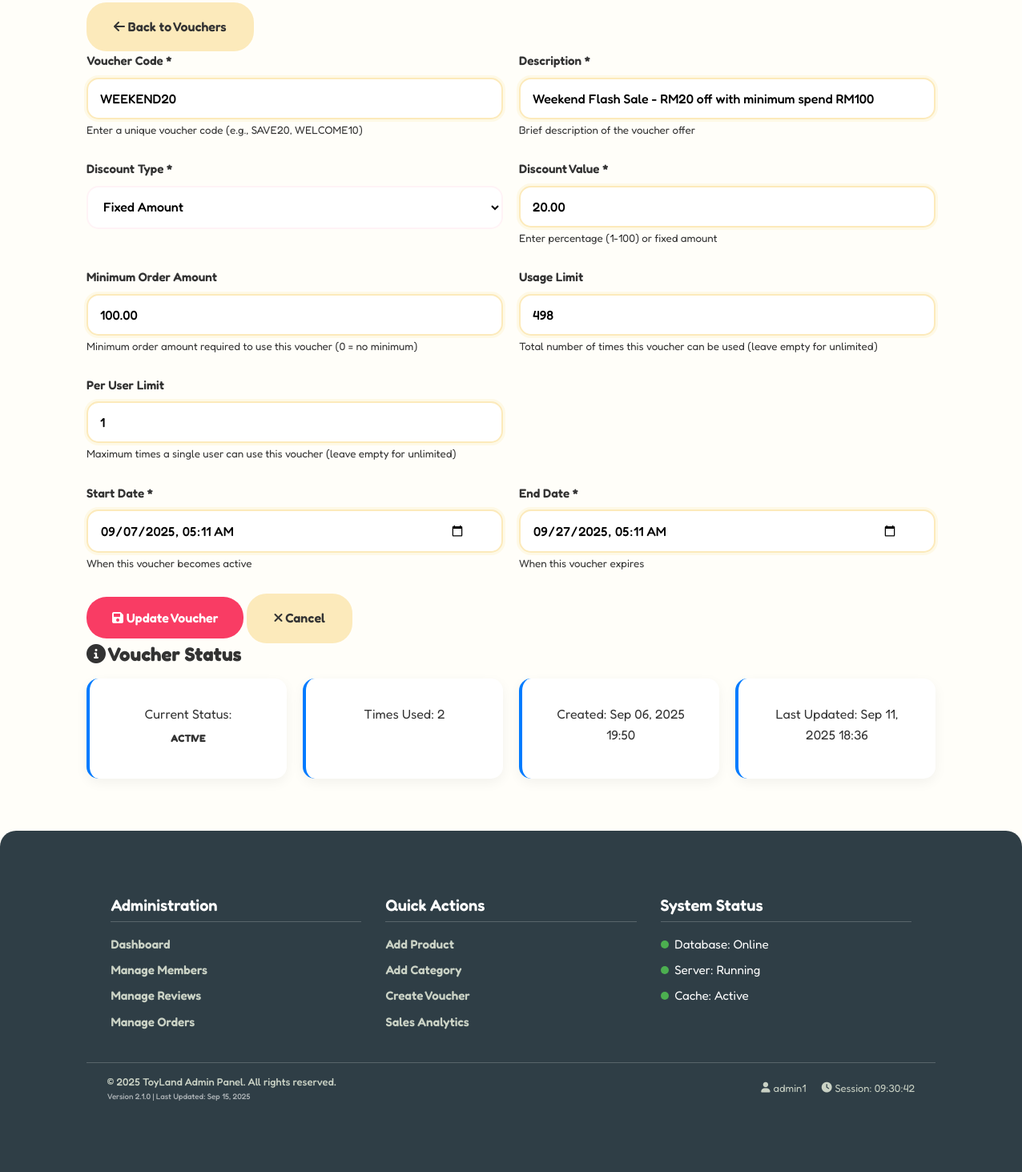
The app's page /root/admin/voucher_edit.php?id=VCH003 (signed in, lower part), older data.
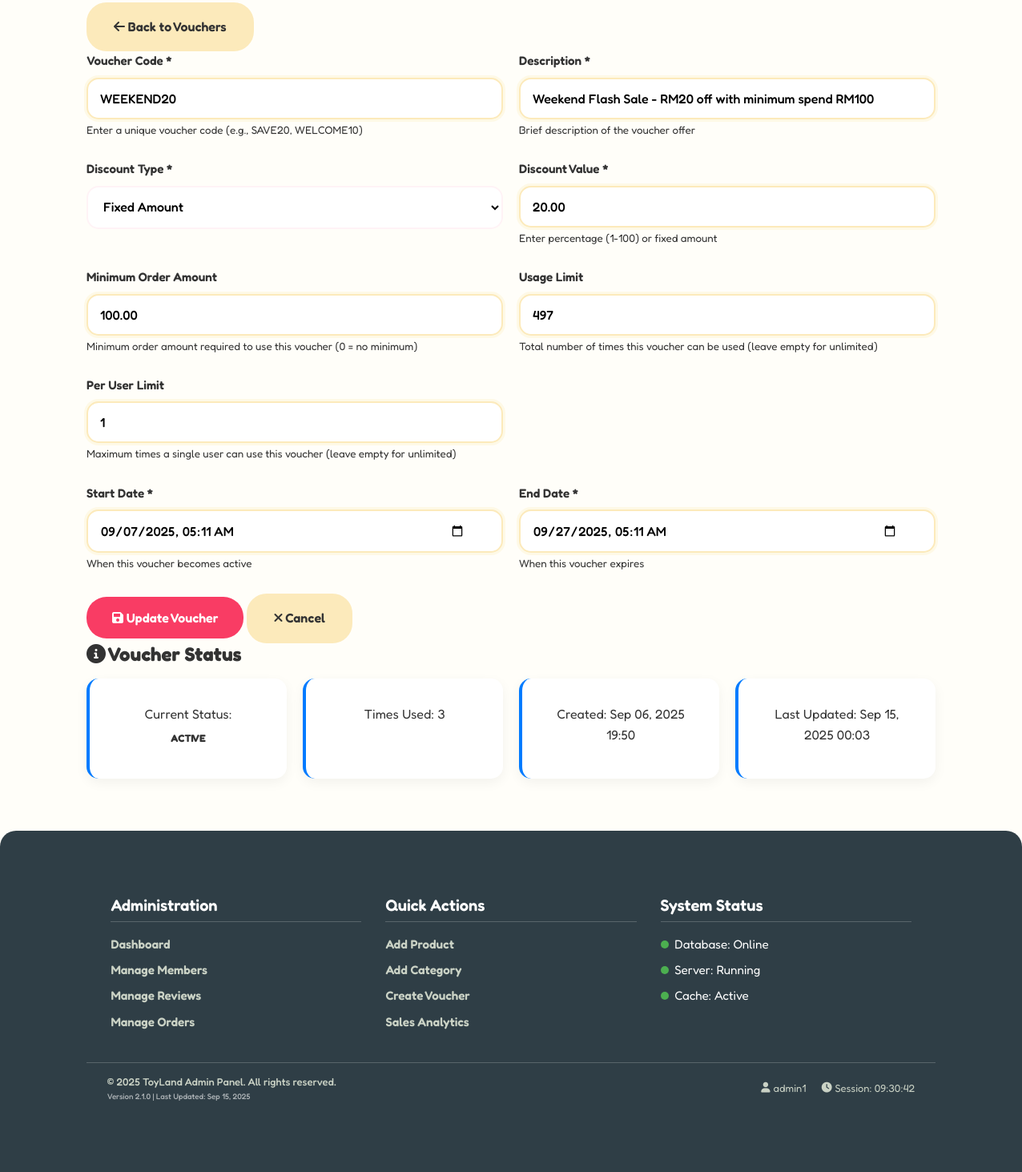
The same page, newer data.
### tables this page shows
CREATE TABLE `vouchers` (
  `voucher_id` varchar(11) NOT NULL,
  `code` varchar(50) NOT NULL,
  `description` varchar(255) DEFAULT NULL,
  `discount_type` enum('percentage','fixed') NOT NULL,
  `discount_value` decimal(10,2) NOT NULL,
  `min_order_amount` decimal(10,2) DEFAULT 0.00,
  `start_date` datetime NOT NULL,
  `end_date` datetime NOT NULL,
  `usage_limit` int(11) DEFAULT 0,
  `per_user_limit` int(11) DEFAULT 1,
  `status` enum('scheduled','active','inactive','expired') NOT NULL DEFAULT 'scheduled',
  `created_by` varchar(11) DEFAULT NULL,
  `created_at` timestamp NOT NULL DEFAULT current_timestamp()
);

### root/admin/voucher_edit.php (the view, shortened to what the changed rows need)
<?php
require_once '../includes/db.php';
$voucher_id = $_GET['id'];
$stmt = $pdo->prepare("SELECT * FROM vouchers WHERE voucher_id = ?");
$stmt->execute([$voucher_id]);
$voucher = $stmt->fetch(PDO::FETCH_ASSOC);
$stmt = $pdo->prepare("SELECT COUNT(*) FROM user_vouchers WHERE voucher_id = ? AND used_at IS NOT NULL");
$stmt->execute([$voucher_id]);
$voucher['times_used'] = $stmt->fetchColumn();
$stmt = $pdo->prepare("SELECT MAX(used_at) FROM user_vouchers WHERE voucher_id = ?");
$stmt->execute([$voucher_id]);
$voucher['updated_at'] = $stmt->fetchColumn();
include '../includes/admin_header.php';
?>
<section class="admin-section">
    <div class="container">
        <div class="admin-form-container">
            <form method="POST" class="admin-form">
                <div class="form-row">
                    <div class="form-group">
                        <label for="code">Voucher Code *</label>
                        <input type="text" id="code" name="code" value="<?php echo htmlspecialchars(isset($_POST['code']) ? $_POST['code'] : $voucher['code']); ?>" required>
                        <small>Enter a unique voucher code (e.g., SAVE20, WELCOME10)</small>
                    </div>
                    <div class="form-group">
                        <label for="description">Description *</label>
                        <input type="text" id="description" name="description" value="<?php echo htmlspecialchars(isset($_POST['description']) ? $_POST['description'] : $voucher['description']); ?>" required>
                        <small>Brief description of the voucher offer</small>
                    </div>
                </div>
                <div class="form-row">
                    <div class="form-group">
                        <label for="discount_type">Discount Type *</label>
                        <select id="discount_type" name="discount_type" required>
                            <option value="fixed" <?php echo (isset($_POST['discount_type']) ? $_POST['discount_type'] : $voucher['discount_type']) == 'fixed' ? 'selected' : ''; ?>>Fixed Amount</option>
                        </select>
                    </div>
                    <div class="form-group">
                        <label for="discount_value">Discount Value *</label>
                        <input type="number" id="discount_value" name="discount_value" step="0.01" min="0" value="<?php echo htmlspecialchars(isset($_POST['discount_value']) ? $_POST['discount_value'] : $voucher['discount_value']); ?>" required>
                        <small>Enter percentage (1-100) or fixed amount</small>
                    </div>
                </div>
                <div class="form-row">
                    <div class="form-group">
                        <label for="min_order_amount">Minimum Order Amount</label>
                        <input type="number" id="min_order_amount" name="min_order_amount" step="0.01" min="0" value="<?php echo htmlspecialchars(isset($_POST['min_order_amount']) ? $_POST['min_order_amount'] : $voucher['min_order_amount']); ?>">
                        <small>Minimum order amount required to use this voucher (0 = no minimum)</small>
                    </div>
                    <div class="form-group">
                        <label for="usage_limit">Usage Limit</label>
                        <input type="number" id="usage_limit" name="usage_limit" min="1" value="<?php echo htmlspecialchars(isset($_POST['usage_limit']) ? $_POST['usage_limit'] : $voucher['usage_limit']); ?>">
                        <small>Total number of times this voucher can be used (leave empty for unlimited)</small>
                    </div>
                </div>
                <div class="form-row">
                    <div class="form-group">
                        <label for="per_user_limit">Per User Limit</label>
                        <input type="number" id="per_user_limit" name="per_user_limit" min="1" value="<?php echo htmlspecialchars(isset($_POST['per_user_limit']) ? $_POST['per_user_limit'] : $voucher['per_user_limit']); ?>">
                        <small>Maximum times a single user can use this voucher (leave empty for unlimited)</small>
                    </div>
                </div>
                <div class="form-row">
                    <div class="form-group">
                        <label for="start_date">Start Date *</label>
                        <input type="datetime-local" id="start_date" name="start_date" value="<?php echo htmlspecialchars(isset($_POST['start_date']) ? $_POST['start_date'] : date('Y-m-d\TH:i', strtotime($voucher['start_date']))); ?>" required>
                        <small>When this voucher becomes active</small>
                    </div>
                    <div class="form-group">
                        <label for="end_date">End Date *</label>
                        <input type="datetime-local" id="end_date" name="end_date" value="<?php echo htmlspecialchars(isset($_POST['end_date']) ? $_POST['end_date'] : date('Y-m-d\TH:i', strtotime($voucher['end_date']))); ?>" required>
                        <small>When this voucher expires</small>
                    </div>
                </div>
            </form>
        </div>
        <div class="admin-info-box">
            <div class="info-grid">
                <div class="info-item">
                    <label>Current Status:</label>
                    <span class="status-badge status-<?php echo htmlspecialchars($voucher['status']); ?>">
                        <?php echo ucfirst($voucher['status']); ?>
                    </span>
                </div>
                <div class="info-item">
                    <label>Times Used:</label>
                    <span><?php echo $voucher['times_used'] ?? 0; ?></span>
                </div>
                <div class="info-item">
                    <label>Created:</label>
                    <span><?php echo date('M d, Y H:i', strtotime($voucher['created_at'])); ?></span>
                </div>
                <?php if ($voucher['updated_at']): ?>
                <div class="info-item">
                    <label>Last Updated:</label>
                    <span><?php echo date('M d, Y H:i', strtotime($voucher['updated_at'])); ?></span>
                </div>
                <?php endif; ?>
            </div>
        </div>
    </div>
</section>
<?php include '../includes/admin_footer.php'; ?>

Row changes from the older to the newer data that the page shows:
changed vouchers "ACTIVE": usage_limit "498" → "497"
Text that changed along with them:
$voucher['times_used']: "2" → "3"
date('M d, Y H:i', strtotime($voucher['updated_at'])): "Sep 11, 2025 18:36" → "Sep 15, 2025 00:03"
